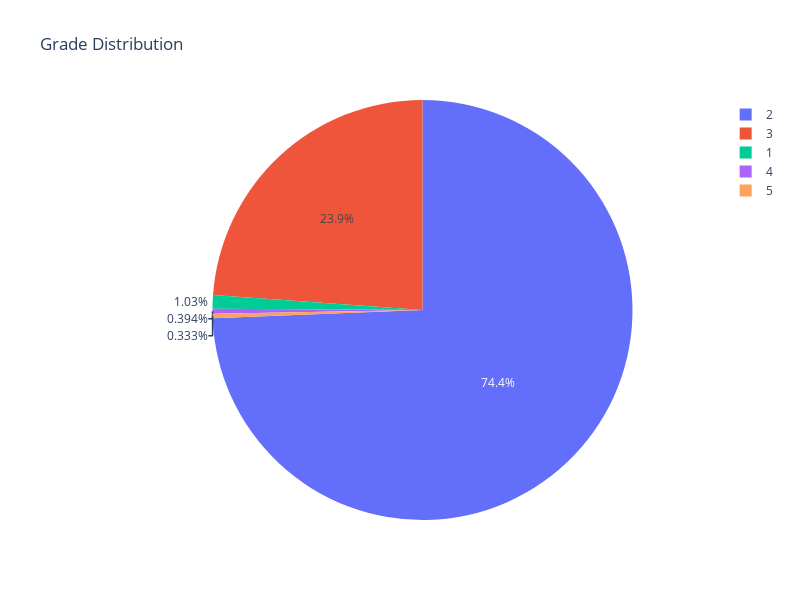

Here is the notebook cell this chart was saved with:
### Code cell
fig = px.pie(stu_perf, names='Grade', title="Grade Distribution")
fig.update_layout(width=800, height=600)
fig.show()

### Figure 1 — Plotly figure (JSON) as saved in the notebook; plotly's stock layout.template omitted (floating-point values rounded to 4 significant figures; data arrays with more than 128 entries replaced by an {"elided": "..."} marker saying what was removed)
{"data": [{"domain": {"x": [0, 1], "y": [0, 1]}, "hovertemplate": "Grade=%{label}<extra></extra>", "labels": {"elided": "6607 int values"}, "legendgroup": "", "name": "", "showlegend": true, "type": "pie"}], "layout": {"height": 600, "legend": {"tracegroupgap": 0}, "title": {"text": "Grade Distribution"}, "width": 800}}
